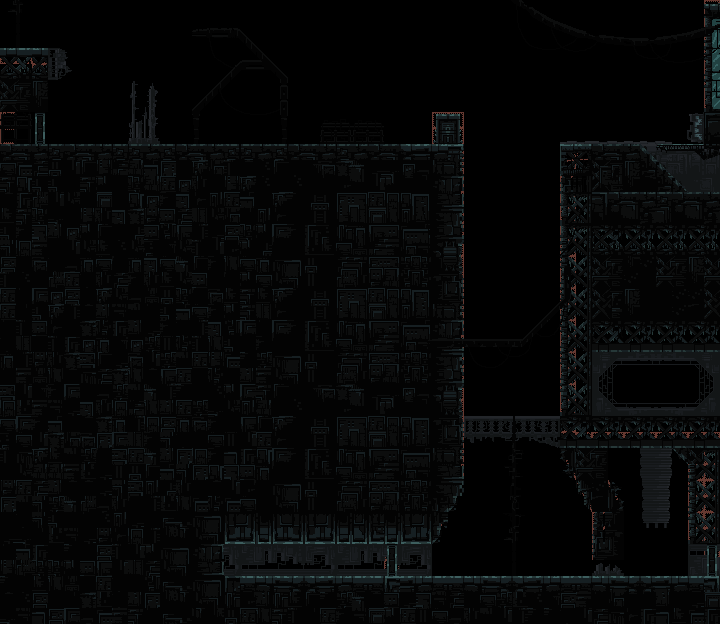

A level layout from a 2D game, rendered from its tile map. Below: a short description, then the map file with tile-grid data replaced by summaries:
An orthogonal 45x39 tile map with 16x16 px tiles, 4 tile layers (Collision Layer, Background Layer, Main Layer, Foreground Layer), 4 tilesets and 3 objects (3x Entity).

<map version="1.8" tiledversion="1.8.4" orientation="orthogonal" renderorder="right-up" width="45" height="39" tilewidth="16" tileheight="16" infinite="0" nextlayerid="6" nextobjectid="8">
 <tileset firstgid="1" source="collision.tsx" />
 <tileset firstgid="7" source="landing.tsx" />
 <tileset firstgid="3079" source="second_layer.tsx" />
 <tileset firstgid="6151" source="front_layer.tsx" />
 <layer id="1" name="Collision Layer" width="45" height="39">
  <data>[1755 cells, 180 non-empty, 4 distinct tile ids]</data>
 </layer>
 <layer id="4" name="Background Layer" width="45" height="39">
  <data>[1755 cells, 137 non-empty, 92 distinct tile ids]</data>
 </layer>
 <layer id="3" name="Main Layer" width="45" height="39">
  <data>[1755 cells, 1101 non-empty, 211 distinct tile ids]</data>
 </layer>
 <layer id="5" name="Foreground Layer" width="45" height="39">
  <data>[1755 cells, 246 non-empty, 238 distinct tile ids]</data>
 </layer>
 <objectgroup id="2" name="Entity Layer">
  <object id="1" name="Player" type="Entity" x="211" y="114" width="9" height="27">
   <properties>
    <property name="Animation" value="vagabond.atlas" />
    <property name="CameraFollow" value="4.5,9" />
    <property name="Collision" value="0100000,0011111" />
    <property name="Color" type="color" value="#ffffaa00" />
    <property name="Controller" value="" />
    <property name="Gravity" value="" />
    <property name="Velocity" value="" />
   </properties>
  </object>
  <object id="3" name="One Way" type="Entity" x="48" y="144">
   <properties>
    <property name="Collision" value="0000010,0101000" />
    <property name="Color" type="color" value="#ff8d8d8d" />
    <property name="Greater" type="bool" value="false" />
   </properties>
   <polyline points="0,-32 0,0" />
  </object>
  <object id="7" name="Jump Through" type="Entity" x="656" y="144">
   <properties>
    <property name="Collision" value="0000100,0101000" />
    <property name="Color" type="color" value="#ff919191" />
   </properties>
   <polyline points="0,0 48,0" />
  </object>
 </objectgroup>
</map>